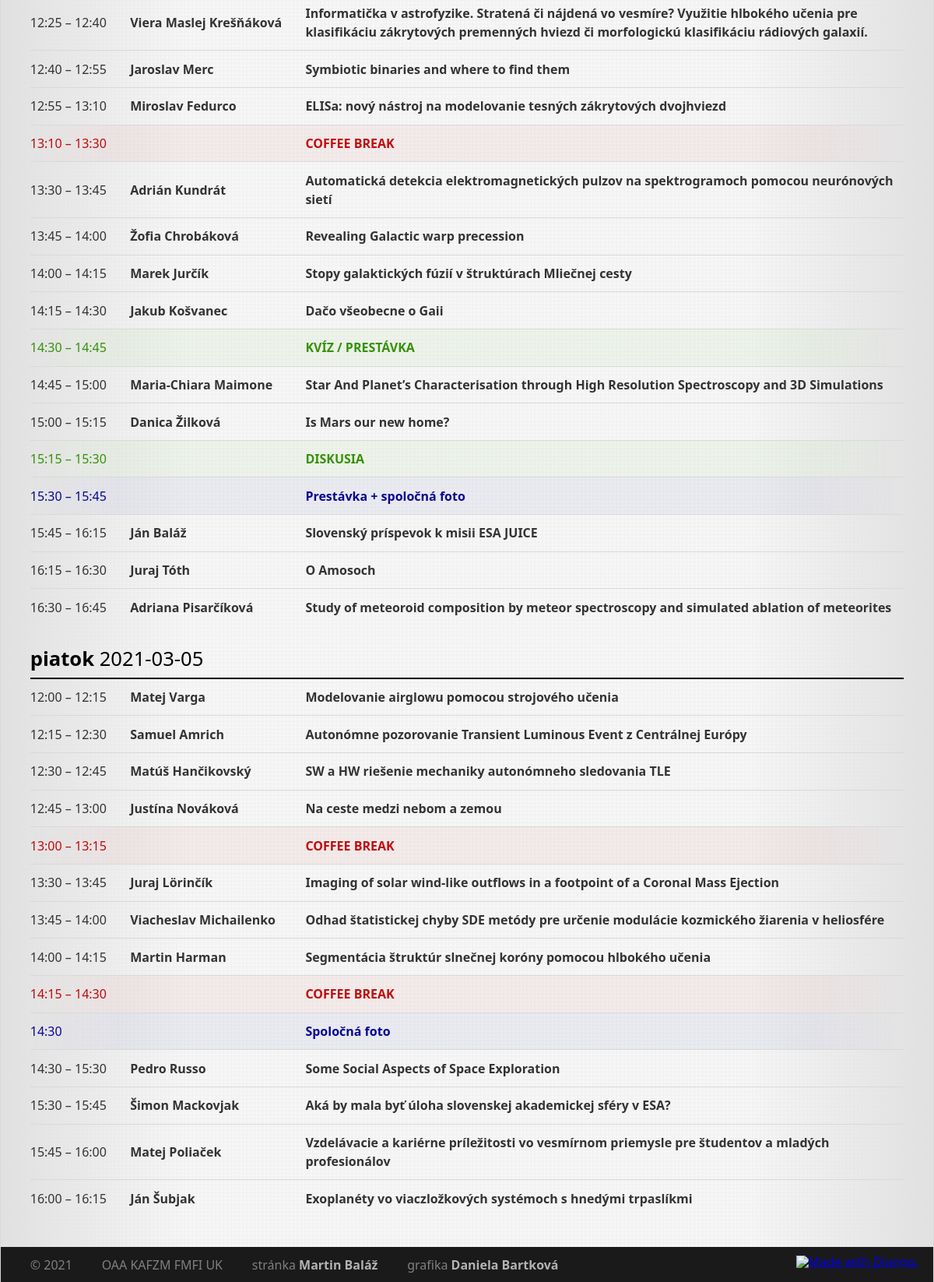
The app's page / (lower part), older data.
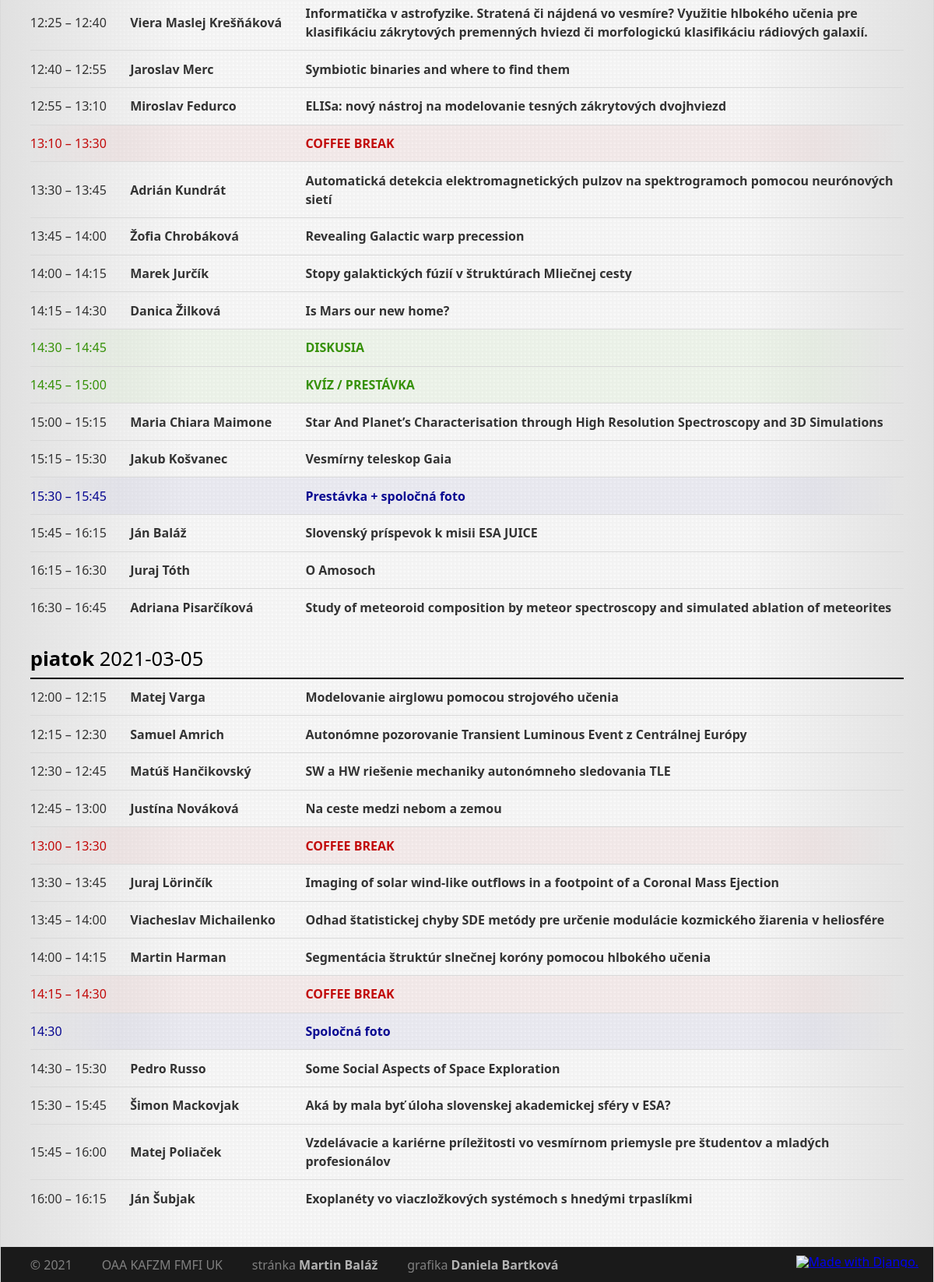
The same page, newer data.
### core/models/slot.py (models this page shows, shortened)
class Slot(models.Model):
    class Meta:
        ordering = ['start', 'duration']
    objects = SlotQuerySet.as_manager()
    CATEGORY_TALK = 'T'
    CATEGORY_WORKSHOP = 'W'
    CATEGORY_MEAL = 'M'
    CATEGORY_OTHER = 'O'
    CATEGORIES = [
        (CATEGORY_TALK, 'Prednáška'),
        (CATEGORY_WORKSHOP, 'Workshop'),
        (CATEGORY_MEAL, 'Jedlo'),
        (CATEGORY_OTHER, 'Ostatné'),
    ]
    title = models.CharField(blank=True, max_length=256)
    abstract = models.TextField(blank=True, max_length=4096)
    start = models.DateTimeField(null=True, blank=True)
    duration = models.PositiveIntegerField(null=False)
    note = models.CharField(blank=True, max_length=256)
    person = models.ManyToManyField('Participant', related_name='slots', blank=True)
    event = models.ForeignKey('Event', null=True, blank=True, on_delete=models.CASCADE)
    category = models.CharField(max_length=1, choices=CATEGORIES, default=CATEGORY_TALK)
    presentation = models.FileField(
        null=True,
        blank=True,
        upload_to=presentation_filename,
    )

### core/models/participant.py (models this page shows, shortened)
class Participant(AbstractUser):
    class Meta:
        ordering = ['last_name', 'first_name']
    objects = ParticipantManager()
    institutes = models.ManyToManyField(
        'Institute',
        through='Affiliation',
        related_name = 'people',
    )
    events = models.ManyToManyField(
        'Event',
        through='Participation',
        related_name = 'participants',
    )
    about = models.TextField(blank=True)

### core/views/slot.py (the view)
# urls.py: path('', slot.ProgrammeView.as_view(), name='default'),
class ProgrammeView(django.views.generic.ListView):
    model = Slot
    context_object_name = 'slots'
    template_name = 'core/programme.html'
    def get_queryset(self):
        self.event = get_object_or_404(Event, code=self.kwargs.get('year', datetime.date.today().year))
        return self.model.objects \
            .with_people() \
            .filter(event__code=self.event.code) \
            .annotate(
                date=TruncDay('start'),
            ) \
            .order_by('start', 'duration')
    def get_context_data(self, **kwargs):
        return super().get_context_data(**kwargs) | {'event': self.event}

### core/models/participant.py (called while the page is built)
    def with_current_affiliations(self, date):
        return self.prefetch_related(
            Prefetch(
                'institutes',
                queryset=Institute.objects.filter(
                    (Q(affiliation__start__lte=date) | Q(affiliation__start=None)) & (Q(affiliation__end__gte=date) | Q(affiliation__end=None))
                ).distinct(),
                to_attr='current_affiliations',
            ),
        )

### core/models/slot.py (called while the page is built)
    def with_people(self):
        Participant = apps.get_model('core', 'Participant')
        return self.prefetch_related(
            Prefetch(
                'person',
                queryset=Participant.objects.with_current_affiliations(F('people__slots__start')),
                to_attr='people'
            )
        ).annotate(
            people_count=Count('person')
        )

### core/templatetags/astro.py (called while the page is built)
@register.filter(name='add_minutes')
def add_minutes(base, value):
    return base + datetime.timedelta(minutes=value)

@register.filter(name='replace')
def replace(string, args):
    search  = args.split(args[0])[1]
    replace = args.split(args[0])[2]
    return mark_safe(re.sub(search, replace, string))

### core/templates/core/programme.html (shortened to what this page needs)
{% extends 'core/base.html' %}
{% load astro tz %}
{% block page %}
    <table class="programme">
        {% regroup slots by date as slots_date %}
        {% for day, slots_day in slots_date %}
            <tr>
                <th class="day" colspan="4">
                    {% if day is None %}
                        <span class="dow">nezaradené</span>
                    {% else %}
                        <a href="{% url 'programme-day' day.year day.month day.day %}">
                            <span class="dow">{{ day|date:"l" }}</span>
                            <span class="ymd">{{ day|date:"Y-m-d"|replace:"#-#&dash;" }}
                        </a>
                    {% endif %}
                </th>
            </tr>
            {% for slot in slots_day %}
                <tr class="category-{{ slot.category }}{% if forloop.last %} last{% endif %}">
                    <td class="time">
                        {{ slot.start|timezone:"Europe/Bratislava"|time:"H:i" }}
                        {% if slot.start and slot.duration > 0 %}
                            &ndash;&nbsp;{{ slot.start|add_minutes:slot.duration|timezone:"Europe/Bratislava"|time:"H:i" }}
                        {% endif %}
                    </td>
                    <td class="person">
                        {% for person in slot.people %}
                            <a href="{% url 'participant' person.username %}">{{ person.get_full_name }}</a>
                        {% endfor %}
                    </td>
                    <td class="title">
                        <a href="{% url 'slot' id=slot.id %}">{{ slot.title }}</a>
                    </td>
                </tr>
            {% endfor %}
        {% endfor %}
    </table>
{% endblock page %}

Row changes from the older to the newer data that the page shows:
removed Slot: start "14:15", start|add_minutes "14:30", title "Dačo všeobecne o Gaii", Participant (get_full_name "Jakub Košvanec")
changed Slot "Is Mars our new home?": start "15:00" → "14:15"; start|add_minutes "15:15" → "14:30"; moves up the list
changed Slot "DISKUSIA": start "15:15" → "14:30"; start|add_minutes "15:30" → "14:45"; moves up the list
changed Slot "KVÍZ / PRESTÁVKA": start "14:30" → "14:45"; start|add_minutes "14:45" → "15:00"
changed Slot (number 11 of 30 on the later page): start "14:45" → "15:00"; start|add_minutes "15:00" → "15:15"
changed Participant: get_full_name "Maria-Chiara Maimone" → "Maria Chiara Maimone"
added Slot: start "15:15", start|add_minutes "15:30", title "Vesmírny teleskop Gaia", Participant (get_full_name "Jakub Košvanec")
changed Slot (number 21 of 30 on the later page): start|add_minutes "13:15" → "13:30"
